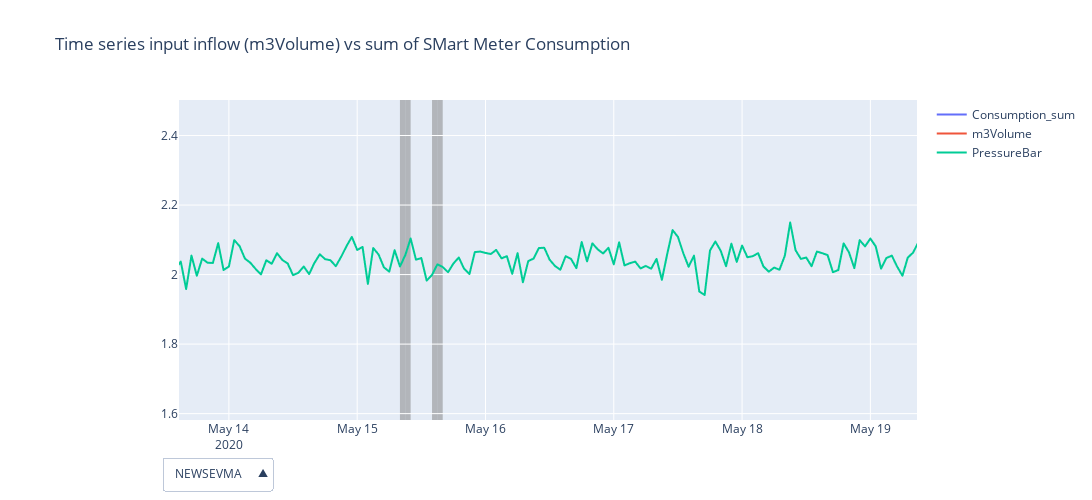

Notebook code for this chart:
### Markdown cell above
# Visualize input flow and consumption

### Code cell
from waterhack.visualize import time_vs_y

df_plot = df_merge.tail(5000)
df_plot['Consumption_sum'] = df_plot['Consumption_sum']/1000

fig = time_vs_y(df = df_plot,
          time_col = 'DateTime',
         id_col_name = 'DMA',
         id_list =['NEWSEVMA', 'NORW21MA', 'NEWSTUMA', 'BURYRDMA', 'NORW37MA',
       'NEWCENMA', 'NORFIFMA', 'SWALSHMA', 'NORW18MA', 'NORCRDMA',
       'BLOFLDMA'],
         cols_descr = ['Consumption_sum','m3Volume','PressureBar'],
          y_col = 'is_leakage',
         title='Time series input inflow (m3Volume) vs sum of SMart Meter Consumption')

fig

### Figure 1 — Plotly figure (JSON) as saved in the notebook; plotly's stock layout.template omitted (floating-point values rounded to 4 significant figures; data arrays with more than 128 entries replaced by an {"elided": "..."} marker saying what was removed)
{"data": [{"name": "Consumption_sum", "type": "scattergl", "visible": true, "x": {"elided": "454 str values"}, "y": {"elided": "454 float values"}}, {"name": "m3Volume", "type": "scattergl", "visible": true, "x": {"elided": "454 str values"}, "y": {"elided": "454 float values"}}, {"name": "PressureBar", "type": "scattergl", "visible": true, "x": {"elided": "454 str values"}, "y": {"elided": "454 float values"}}, {"name": "Consumption_sum", "type": "scattergl", "visible": false, "x": {"elided": "455 str values"}, "y": {"elided": "455 float values"}}, {"name": "m3Volume", "type": "scattergl", "visible": false, "x": {"elided": "455 str values"}, "y": {"elided": "455 float values"}}, {"name": "PressureBar", "type": "scattergl", "visible": false, "x": {"elided": "455 str values"}, "y": {"elided": "455 float values"}}, {"name": "Consumption_sum", "type": "scattergl", "visible": false, "x": {"elided": "454 str values"}, "y": {"elided": "454 float values"}}, {"name": "m3Volume", "type": "scattergl", "visible": false, "x": {"elided": "454 str values"}, "y": {"elided": "454 float values"}}, {"name": "PressureBar", "type": "scattergl", "visible": false, "x": {"elided": "454 str values"}, "y": {"elided": "454 float values"}}, {"name": "Consumption_sum", "type": "scattergl", "visible": false, "x": {"elided": "454 str values"}, "y": {"elided": "454 float values"}}, {"name": "m3Volume", "type": "scattergl", "visible": false, "x": {"elided": "454 str values"}, "y": {"elided": "454 float values"}}, {"name": "PressureBar", "type": "scattergl", "visible": false, "x": {"elided": "454 str values"}, "y": {"elided": "454 float values"}}, {"name": "Consumption_sum", "type": "scattergl", "visible": false, "x": {"elided": "455 str values"}, "y": {"elided": "455 float values"}}, {"name": "m3Volume", "type": "scattergl", "visible": false, "x": {"elided": "455 str values"}, "y": {"elided": "455 float values"}}, {"name": "PressureBar", "type": "scattergl", "visible": false, "x": {"elided": "455 str values"}, "y": {"elided": "455 float values"}}, {"name": "Consumption_sum", "type": "scattergl", "visible": false, "x": {"elided": "454 str values"}, "y": {"elided": "454 float values"}}, {"name": "m3Volume", "type": "scattergl", "visible": false, "x": {"elided": "454 str values"}, "y": {"elided": "454 float values"}}, {"name": "PressureBar", "type": "scattergl", "visible": false, "x": {"elided": "454 str values"}, "y": {"elided": "454 float values"}}, {"name": "Consumption_sum", "type": "scattergl", "visible": false, "x": {"elided": "455 str values"}, "y": {"elided": "455 float values"}}, {"name": "m3Volume", "type": "scattergl", "visible": false, "x": {"elided": "455 str values"}, "y": {"elided": "455 float values"}}, {"name": "PressureBar", "type": "scattergl", "visible": false, "x": {"elided": "455 str values"}, "y": {"elided": "455 float values"}}, {"name": "Consumption_sum", "type": "scattergl", "visible": false, "x": {"elided": "455 str values"}, "y": {"elided": "455 float values"}}, {"name": "m3Volume", "type": "scattergl", "visible": false, "x": {"elided": "455 str values"}, "y": {"elided": "455 int values"}}, {"name": "PressureBar", "type": "scattergl", "visible": false, "x": {"elided": "455 str values"}, "y": {"elided": "455 float values"}}, {"name": "Consumption_sum", "type": "scattergl", "visible": false, "x": {"elided": "455 str values"}, "y": {"elided": "455 float values"}}, {"name": "m3Volume", "type": "scattergl", "visible": false, "x": {"elided": "455 str values"}, "y": {"elided": "455 int values"}}, {"name": "PressureBar", "type": "scattergl", "visible": false, "x": {"elided": "455 str values"}, "y": {"elided": "455 float values"}}, {"name": "Consumption_sum", "type": "scattergl", "visible": false, "x": {"elided": "455 str values"}, "y": {"elided": "455 float values"}}, {"name": "m3Volume", "type": "scattergl", "visible": false, "x": {"elided": "455 str values"}, "y": {"elided": "455 float values"}}, {"name": "PressureBar", "type": "scattergl", "visible": false, "x": {"elided": "455 str values"}, "y": {"elided": "455 float values"}}, {"name": "Consumption_sum", "type": "scattergl", "visible": false, "x": {"elided": "454 str values"}, "y": {"elided": "454 float values"}}, {"name": "m3Volume", "type": "scattergl", "visible": false, "x": {"elided": "454 str values"}, "y": {"elided": "454 float values"}}, {"name": "PressureBar", "type": "scattergl", "visible": false, "x": {"elided": "454 str values"}, "y": {"elided": "454 float values"}}], "layout": {"dragmode": "pan", "height": 500, "shapes": [{"fillcolor": "gray", "layer": "below", "line": {"width": 0}, "opacity": 0.5, "type": "rect", "x0": "2020-05-15T08:00:00", "x1": "2020-05-15T09:00:00", "xref": "x", "y0": 0, "y1": 110.8, "yref": "y"}, {"fillcolor": "gray", "layer": "below", "line": {"width": 0}, "opacity": 0.5, "type": "rect", "x0": "2020-05-15T09:00:00", "x1": "2020-05-15T10:00:00", "xref": "x", "y0": 0, "y1": 116.0, "yref": "y"}, {"fillcolor": "gray", "layer": "below", "line": {"width": 0}, "opacity": 0.5, "type": "rect", "x0": "2020-05-15T14:00:00", "x1": "2020-05-15T15:00:00", "xref": "x", "y0": 0, "y1": 86.43, "yref": "y"}, {"fillcolor": "gray", "layer": "below", "line": {"width": 0}, "opacity": 0.5, "type": "rect", "x0": "2020-05-15T15:00:00", "x1": "2020-05-15T16:00:00", "xref": "x", "y0": 0, "y1": 101.1, "yref": "y"}, {"fillcolor": "gray", "layer": "below", "line": {"width": 0}, "opacity": 0.5, "type": "rect", "x0": "2020-05-21T10:00:00", "x1": "2020-05-21T11:00:00", "xref": "x", "y0": 0, "y1": 113.8, "yref": "y"}, {"fillcolor": "gray", "layer": "below", "line": {"width": 0}, "opacity": 0.5, "type": "rect", "x0": "2020-05-27T15:00:00", "x1": "2020-05-27T16:00:00", "xref": "x", "y0": 0, "y1": 118.9, "yref": "y"}, {"fillcolor": "gray", "layer": "below", "line": {"width": 0}, "opacity": 0.5, "type": "rect", "x0": "2020-05-31T15:00:00", "x1": "2020-05-31T16:00:00", "xref": "x", "y0": 0, "y1": 116.0, "yref": "y"}], "title": {"text": "Time series input inflow (m3Volume) vs sum of SMart Meter Consumption"}, "updatemenus": [{"buttons": [{"args": [{"visible": [true, true, true, false, false, false, false, false, false, false, false, false, false, false, false, false, false, false, false, false, false, false, false, false, false, false, false, false, false, false, false, false, false]}, {"shapes": [{"fillcolor": "gray", "layer": "below", "line_width": 0, "opacity": 0.5, "type": "rect", "x0": "2020-05-15T08:00:00", "x1": "2020-05-15T09:00:00", "xref": "x", "y0": 0, "y1": 110.8, "yref": "y"}, {"fillcolor": "gray", "layer": "below", "line_width": 0, "opacity": 0.5, "type": "rect", "x0": "2020-05-15T09:00:00", "x1": "2020-05-15T10:00:00", "xref": "x", "y0": 0, "y1": 116.0, "yref": "y"}, {"fillcolor": "gray", "layer": "below", "line_width": 0, "opacity": 0.5, "type": "rect", "x0": "2020-05-15T14:00:00", "x1": "2020-05-15T15:00:00", "xref": "x", "y0": 0, "y1": 86.43, "yref": "y"}, {"fillcolor": "gray", "layer": "below", "line_width": 0, "opacity": 0.5, "type": "rect", "x0": "2020-05-15T15:00:00", "x1": "2020-05-15T16:00:00", "xref": "x", "y0": 0, "y1": 101.1, "yref": "y"}, {"fillcolor": "gray", "layer": "below", "line_width": 0, "opacity": 0.5, "type": "rect", "x0": "2020-05-21T10:00:00", "x1": "2020-05-21T11:00:00", "xref": "x", "y0": 0, "y1": 113.8, "yref": "y"}, {"fillcolor": "gray", "layer": "below", "line_width": 0, "opacity": 0.5, "type": "rect", "x0": "2020-05-27T15:00:00", "x1": "2020-05-27T16:00:00", "xref": "x", "y0": 0, "y1": 118.9, "yref": "y"}, {"fillcolor": "gray", "layer": "below", "line_width": 0, "opacity": 0.5, "type": "rect", "x0": "2020-05-31T15:00:00", "x1": "2020-05-31T16:00:00", "xref": "x", "y0": 0, "y1": 116.0, "yref": "y"}]}], "label": "NEWSEVMA", "method": "update"}, {"args": [{"visible": [false, false, false, true, true, true, false, false, false, false, false, false, false, false, false, false, false, false, false, false, false, false, false, false, false, false, false, false, false, false, false, false, false]}, {"shapes": []}], "label": "NORW21MA", "method": "update"}, {"args": [{"visible": [false, false, false, false, false, false, true, true, true, false, false, false, false, false, false, false, false, false, false, false, false, false, false, false, false, false, false, false, false, false, false, false, false]}, {"shapes": []}], "label": "NEWSTUMA", "method": "update"}, {"args": [{"visible": [false, false, false, false, false, false, false, false, false, true, true, true, false, false, false, false, false, false, false, false, false, false, false, false, false, false, false, false, false, false, false, false, false]}, {"shapes": []}], "label": "BURYRDMA", "method": "update"}, {"args": [{"visible": [false, false, false, false, false, false, false, false, false, false, false, false, true, true, true, false, false, false, false, false, false, false, false, false, false, false, false, false, false, false, false, false, false]}, {"shapes": []}], "label": "NORW37MA", "method": "update"}, {"args": [{"visible": [false, false, false, false, false, false, false, false, false, false, false, false, false, false, false, true, true, true, false, false, false, false, false, false, false, false, false, false, false, false, false, false, false]}, {"shapes": [{"fillcolor": "gray", "layer": "below", "line_width": 0, "opacity": 0.5, "type": "rect", "x0": "2020-05-15T06:00:00", "x1": "2020-05-15T07:00:00", "xref": "x", "y0": 0, "y1": 77.66, "yref": "y"}, {"fillcolor": "gray", "layer": "below", "line_width": 0, "opacity": 0.5, "type": "rect", "x0": "2020-05-15T07:00:00", "x1": "2020-05-15T08:00:00", "xref": "x", "y0": 0, "y1": 95.08, "yref": "y"}, {"fillcolor": "gray", "layer": "below", "line_width": 0, "opacity": 0.5, "type": "rect", "x0": "2020-05-18T17:00:00", "x1": "2020-05-18T18:00:00", "xref": "x", "y0": 0, "y1": 122.2, "yref": "y"}, {"fillcolor": "gray", "layer": "below", "line_width": 0, "opacity": 0.5, "type": "rect", "x0": "2020-05-18T18:00:00", "x1": "2020-05-18T19:00:00", "xref": "x", "y0": 0, "y1": 125.4, "yref": "y"}, {"fillcolor": "gray", "layer": "below", "line_width": 0, "opacity": 0.5, "type": "rect", "x0": "2020-05-21T09:00:00", "x1": "2020-05-21T10:00:00", "xref": "x", "y0": 0, "y1": 120.5, "yref": "y"}, {"fillcolor": "gray", "layer": "below", "line_width": 0, "opacity": 0.5, "type": "rect", "x0": "2020-05-22T07:00:00", "x1": "2020-05-22T08:00:00", "xref": "x", "y0": 0, "y1": 108.3, "yref": "y"}, {"fillcolor": "gray", "layer": "below", "line_width": 0, "opacity": 0.5, "type": "rect", "x0": "2020-05-22T08:00:00", "x1": "2020-05-22T09:00:00", "xref": "x", "y0": 0, "y1": 112.6, "yref": "y"}, {"fillcolor": "gray", "layer": "below", "line_width": 0, "opacity": 0.5, "type": "rect", "x0": "2020-05-27T13:00:00", "x1": "2020-05-27T14:00:00", "xref": "x", "y0": 0, "y1": 117.1, "yref": "y"}, {"fillcolor": "gray", "layer": "below", "line_width": 0, "opacity": 0.5, "type": "rect", "x0": "2020-05-28T20:00:00", "x1": "2020-05-28T21:00:00", "xref": "x", "y0": 0, "y1": 105.3, "yref": "y"}]}], "label": "NEWCENMA", "method": "update"}, {"args": [{"visible": [false, false, false, false, false, false, false, false, false, false, false, false, false, false, false, false, false, false, true, true, true, false, false, false, false, false, false, false, false, false, false, false, false]}, {"shapes": []}], "label": "NORFIFMA", "method": "update"}, {"args": [{"visible": [false, false, false, false, false, false, false, false, false, false, false, false, false, false, false, false, false, false, false, false, false, true, true, true, false, false, false, false, false, false, false, false, false]}, {"shapes": []}], "label": "SWALSHMA", "method": "update"}, {"args": [{"visible": [false, false, false, false, false, false, false, false, false, false, false, false, false, false, false, false, false, false, false, false, false, false, false, false, true, true, true, false, false, false, false, false, false]}, {"shapes": []}], "label": "NORW18MA", "method": "update"}, {"args": [{"visible": [false, false, false, false, false, false, false, false, false, false, false, false, false, false, false, false, false, false, false, false, false, false, false, false, false, false, false, true, true, true, false, false, false]}, {"shapes": []}], "label": "NORCRDMA", "method": "update"}, {"args": [{"visible": [false, false, false, false, false, false, false, false, false, false, false, false, false, false, false, false, false, false, false, false, false, false, false, false, false, false, false, false, false, false, true, true, true]}, {"shapes": []}], "label": "BLOFLDMA", "method": "update"}], "direction": "up", "pad": {"b": -390, "l": 150, "t": 0}, "showactive": true, "xanchor": "center", "yanchor": "bottom"}], "width": 1100, "xaxis": {"autorange": false, "range": ["2020-05-13 14:39:59.2758", "2020-05-19 08:43:24.9902"], "type": "date"}, "yaxis": {"autorange": false, "range": [1.582, 2.502], "type": "linear"}}}
